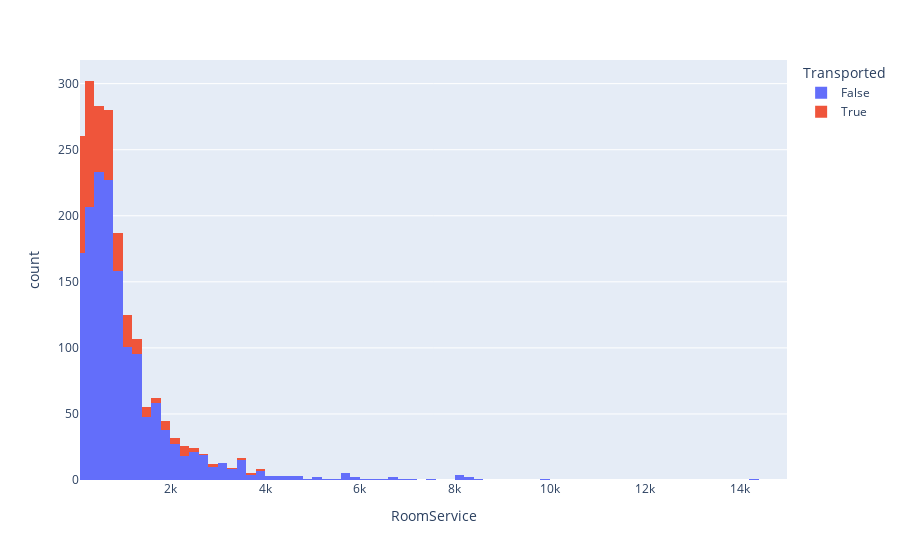
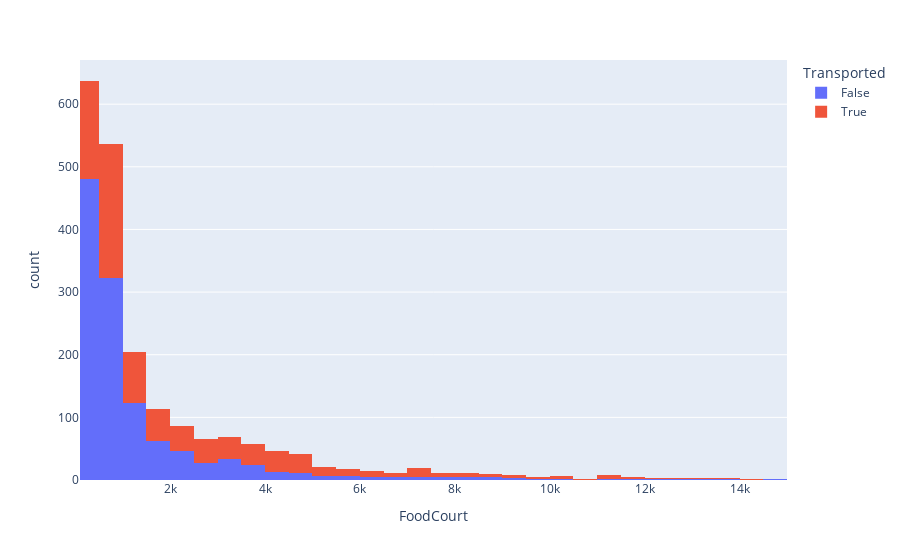

Notebook cell for these charts, in order:
### Markdown cell above
## Visualize Continous Columns vs Target

### Code cell
# ameneties spending is very skewed towards 0
ameneties = train.iloc[:, 7:12]
for i in ameneties.columns:
    fig = px.histogram(train.loc[train[i] > 100], x = i, color = 'Transported', range_x = [100, 15000],
                      category_orders={
                          'Transported' : [False, True]
                      })
    fig.show()

### Figure 1 — Plotly figure (JSON) as saved in the notebook; plotly's stock layout.template omitted (floating-point values rounded to 4 significant figures; data arrays with more than 128 entries replaced by an {"elided": "..."} marker saying what was removed)
{"data": [{"alignmentgroup": "True", "bingroup": "x", "hovertemplate": "Transported=False<br>RoomService=%{x}<br>count=%{y}<extra></extra>", "legendgroup": "False", "marker": {"color": "#636efa", "pattern": {"shape": ""}}, "name": "False", "offsetgroup": "False", "orientation": "v", "showlegend": true, "type": "histogram", "x": {"elided": "1520 int values"}, "xaxis": "x", "yaxis": "y"}, {"alignmentgroup": "True", "bingroup": "x", "hovertemplate": "Transported=True<br>RoomService=%{x}<br>count=%{y}<extra></extra>", "legendgroup": "True", "marker": {"color": "#EF553B", "pattern": {"shape": ""}}, "name": "True", "offsetgroup": "True", "orientation": "v", "showlegend": true, "type": "histogram", "x": {"elided": "393 int values"}, "xaxis": "x", "yaxis": "y"}], "layout": {"barmode": "relative", "legend": {"title": {"text": "Transported"}, "tracegroupgap": 0}, "margin": {"t": 60}, "xaxis": {"anchor": "y", "domain": [0, 1], "range": [100, 15000], "title": {"text": "RoomService"}}, "yaxis": {"anchor": "x", "domain": [0, 1], "title": {"text": "count"}}}}

### Figure 2 — Plotly figure (JSON) as saved in the notebook; plotly's stock layout.template omitted (floating-point values rounded to 4 significant figures; data arrays with more than 128 entries replaced by an {"elided": "..."} marker saying what was removed)
{"data": [{"alignmentgroup": "True", "bingroup": "x", "hovertemplate": "Transported=False<br>FoodCourt=%{x}<br>count=%{y}<extra></extra>", "legendgroup": "False", "marker": {"color": "#636efa", "pattern": {"shape": ""}}, "name": "False", "offsetgroup": "False", "orientation": "v", "showlegend": true, "type": "histogram", "x": {"elided": "1203 int values"}, "xaxis": "x", "yaxis": "y"}, {"alignmentgroup": "True", "bingroup": "x", "hovertemplate": "Transported=True<br>FoodCourt=%{x}<br>count=%{y}<extra></extra>", "legendgroup": "True", "marker": {"color": "#EF553B", "pattern": {"shape": ""}}, "name": "True", "offsetgroup": "True", "orientation": "v", "showlegend": true, "type": "histogram", "x": {"elided": "834 int values"}, "xaxis": "x", "yaxis": "y"}], "layout": {"barmode": "relative", "legend": {"title": {"text": "Transported"}, "tracegroupgap": 0}, "margin": {"t": 60}, "xaxis": {"anchor": "y", "domain": [0, 1], "range": [100, 15000], "title": {"text": "FoodCourt"}}, "yaxis": {"anchor": "x", "domain": [0, 1], "title": {"text": "count"}}}}
